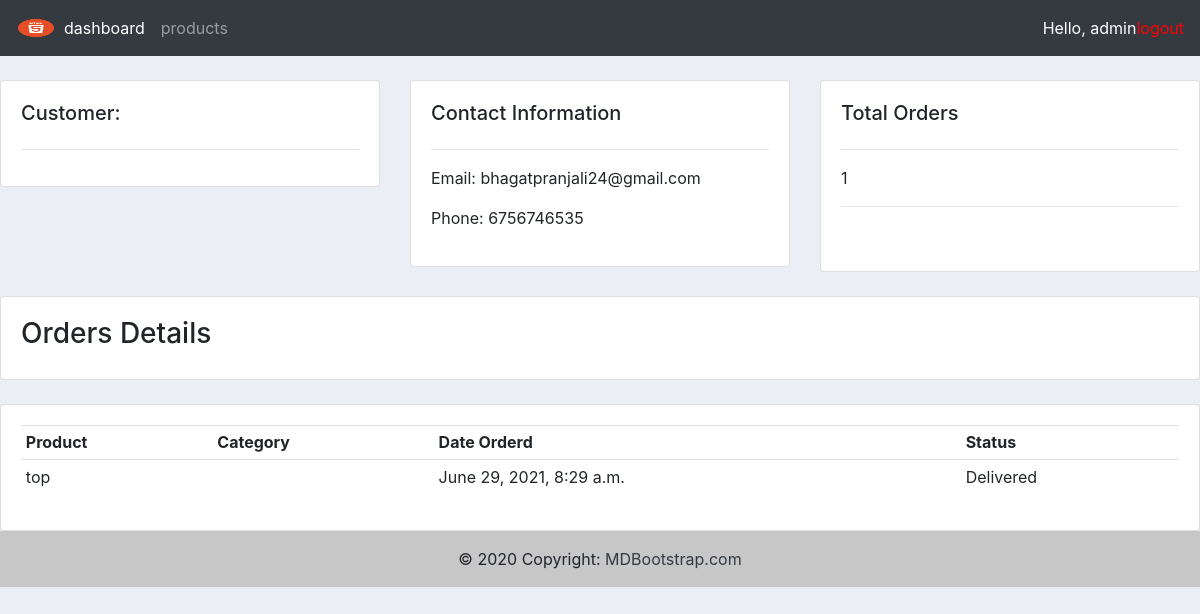
Screenshot of /customer/3 (signed in) with the database file from the repository.
### accounts/models.py (models this page shows, shortened)
class Customer(models.Model):
	name = models.CharField(max_length=200, null=True)
	phone = models.CharField(max_length=200, null=True)
	email = models.CharField(max_length=200, null=True)
	date_created = models.DateTimeField(auto_now_add=True, null=True)

class Order(models.Model):
	STATUS = (
			('Pending', 'Pending'),
			('Out for delivery', 'Out for delivery'),
			('Delivered', 'Delivered'),
			)
	customer = models.ForeignKey(Customer, null=True, on_delete= models.SET_NULL)
	product = models.ForeignKey(Product, null=True, on_delete= models.SET_NULL)
	date_created = models.DateTimeField(auto_now_add=True, null=True)
	status = models.CharField(max_length=200, null=True, choices=STATUS)

class Product(models.Model):
	CATEGORY = (
			('Indoor', 'Indoor'),
			('Out Door', 'Out Door'),
			)
	name = models.CharField(max_length=200, null=True)
	price = models.FloatField(null=True)
	category = models.CharField(max_length=200, null=True, choices=CATEGORY)
	description = models.CharField(max_length=200, null=True, blank=True)
	date_created = models.DateTimeField(auto_now_add=True, null=True)
	tags = models.ManyToManyField(Tag)
	def __str__(self):
		return self.name

### accounts/views.py (the view)
# urls.py: path('customer/<str:pk>', views.customer, name="customer"),
@login_required(login_url='login')
def customer(request, pk):
	customer = Customer.objects.get(id = pk)
	orders = customer.order_set.all()
	total_orders = orders.count()
	context = {
	'customer': customer,
	'orders': orders,
	'total_orders': total_orders
	}
	return render(request, 'customer.html', context)

### accounts/templates/customer.html
{%  extends 'main.html' %}
{% block content %}
	<br>
<div class="row">
	<div class="col-md">
		<div class="card card-body">
			<h5>Customer:</h5>
			<hr>
		</div>
	</div>
	<div class="col-md">
		<div class="card card-body">
			<h5>Contact Information</h5>
			<hr>
			<p>Email: {{customer.email}} </p>
			<p>Phone:  {{customer.phone}} </p>
		</div>
	</div>
	<div class="col-md">
		<div class="card card-body">
			<h5>Total Orders</h5>
			<hr> {{total_orders}} <hr>
			<h1 style="text-align: center;padding: 10px"></h1>
		</div>
	</div>
</div>
<br>
<div class="row">
	<div class="col">
		<div class="card card-body">
			<h3>Orders Details</h3>
		</div>
	</div>
</div>
<br>
<div class="row">
	<div class="col-md">
		<div class="card card-body">
			<table class="table table-sm">
				<tr>
					<th>Product</th>
					<th>Category</th>
					<th>Date Orderd</th>
					<th>Status</th>
				</tr>
				{% for order in orders %}
				<tr>
					<td>{{order.product}}</td>
					<td>{{order.category}}</td>
					<td>{{order.date_created}}</td>
					<td>{{order.status}}</td>
				</tr>
				{% endfor %}
			</table>
		</div>
	</div>
</div>
{% endblock %}

### accounts/templates/navbar.html (shortened to what this page needs)
{% load static %}
<nav class="navbar navbar-expand-lg navbar-dark bg-dark">
  <img src="{% static 'images/im.png' %}" style="height: 20px; width: 40px;">
  <div class="collapse navbar-collapse" id="navbarNav">
    <ul class="navbar-nav">
      <li class="nav-item active">
        <a class="nav-link" href=" {% url 'home'%}">dashboard <span class="sr-only">(current)</span></a>
      </li>
      <li class="nav-item">
        <a class="nav-link" href="{% url 'products'%}">products</a>
      </li>
    </ul>
  </div>
  <span class="hello-msg" style="color: white;" >Hello, {{request.user}} </span>
  <span>
    <a class="hello-msg" href=" {% url 'logout' %} " style="color: red;" >logout</a>
  </span>
</nav>

### static/css/style.css (style rules this page uses)
body { background-color: #ebeff5; }

### rows the page displays
Customer: email "bhagatpranjali24@gmail.com", phone "6756746535"
Order: product "top", date_created "June 29, 2021, 8:29 a.m.", status "Delivered"

### other values shown
{{ request.user }} "admin"
{{ total_orders }} "1"
